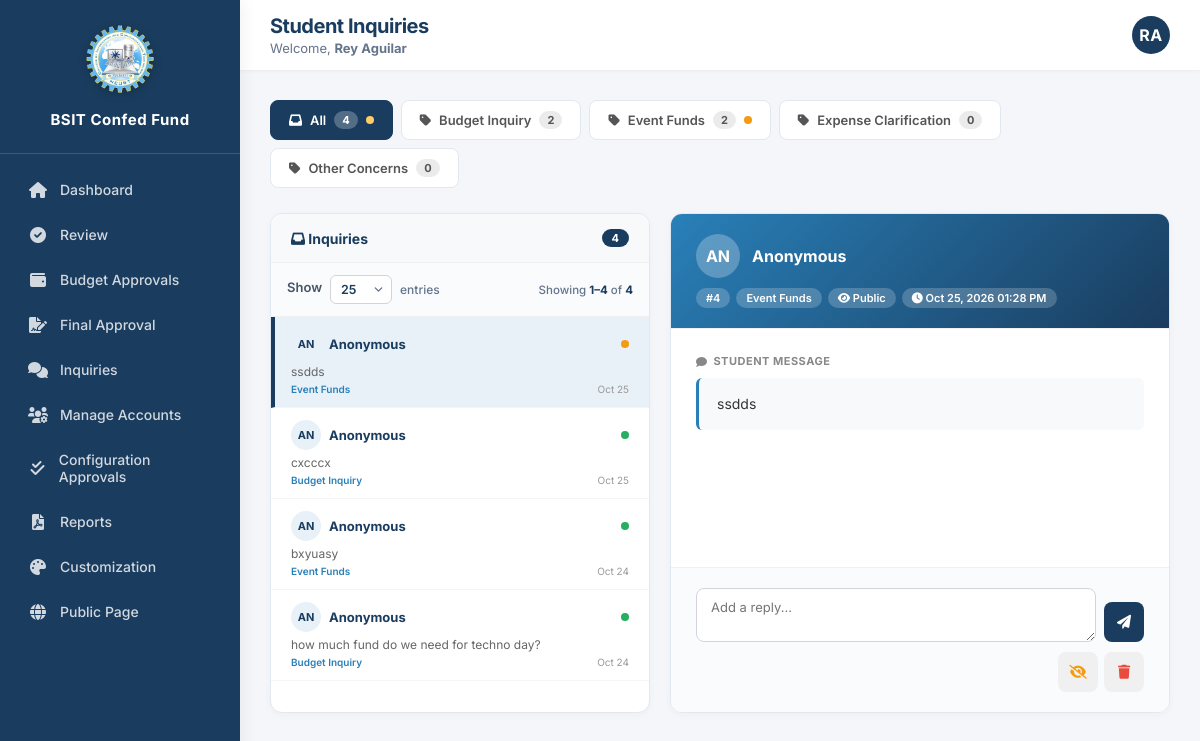
Page /admin/adviser/inquiries.php (signed in) on the committed database.
### tables this page shows
CREATE TABLE `settings` (
  `id` int(11) NOT NULL DEFAULT 1,
  `org_name` varchar(100) NOT NULL DEFAULT 'BSIT Confederation',
  `org_short_name` varchar(50) NOT NULL DEFAULT 'BSIT Confed Fund',
  `logo_path` varchar(255) NOT NULL DEFAULT 'assets/images/logo.png.webp',
  `primary_color` varchar(7) NOT NULL DEFAULT '#1a3c5e',
  `recovery_key` varchar(100) NOT NULL DEFAULT 'BSIT-ADMIN-2026'
);

CREATE TABLE `inquiry_categories` (
  `id` int(11) NOT NULL,
  `name` varchar(100) NOT NULL,
  `created_at` datetime DEFAULT current_timestamp()
);

CREATE TABLE `inquiries` (
  `id` int(11) NOT NULL,
  `student_name` varchar(100) DEFAULT NULL,
  `student_email` varchar(100) DEFAULT NULL,
  `message` text NOT NULL,
  `category_id` int(11) DEFAULT NULL,
  `reply` text DEFAULT NULL,
  `replied_by_name` varchar(100) DEFAULT NULL,
  `replied_by_role` enum('adviser','officer') DEFAULT NULL,
  `replied_at` datetime DEFAULT NULL,
  `is_public` tinyint(1) NOT NULL DEFAULT 1,
  `created_at` datetime DEFAULT current_timestamp()
);

### admin/adviser/inquiries.php (the view, shortened to what this page needs)
<?php
require_once '../../includes/auth.php';
require_once '../../includes/functions.php';
$selectedCategory = $_GET['category'] ?? 'all';
$page = max(1, (int)($_GET['page'] ?? 1));
$perPage = (int)($_GET['per_page'] ?? 25);
$allowedPerPage = [10, 25, 50, 100];
$whereSQL = "";
$whereParams = [];
$countStmt = $pdo->prepare("SELECT COUNT(*) FROM inquiries i $whereSQL");
$countStmt->execute($whereParams);
$totalInquiries = (int)$countStmt->fetchColumn();
$offset = ($page - 1) * $perPage;
$showingFrom = $totalInquiries > 0 ? $offset + 1 : 0;
$showingTo = min($offset + $perPage, $totalInquiries);
$inqSQL = "SELECT i.*, ic.name AS category_name,
                  (SELECT COUNT(*) FROM inquiry_replies r WHERE r.inquiry_id = i.id) AS reply_count
           FROM inquiries i
           JOIN inquiry_categories ic ON i.category_id = ic.id
           $whereSQL
           ORDER BY i.created_at DESC
           LIMIT $perPage OFFSET $offset";
$inqStmt = $pdo->prepare($inqSQL);
$inqStmt->execute($whereParams);
$inquiries = $inqStmt->fetchAll();
$catStmt = $pdo->query(
    "SELECT ic.id, ic.name,
            COUNT(i.id) AS total,
            SUM(CASE WHEN i.id IS NOT NULL AND NOT EXISTS
                (SELECT 1 FROM inquiry_replies r WHERE r.inquiry_id = i.id)
                THEN 1 ELSE 0 END) AS pending
     FROM inquiry_categories ic
     LEFT JOIN inquiries i ON i.category_id = ic.id
     GROUP BY ic.id, ic.name
     ORDER BY ic.name ASC"
);
$categories = $catStmt->fetchAll();
$totalCount = $pdo->query("SELECT COUNT(*) FROM inquiries")->fetchColumn();
$totalPending = $pdo->query(
    "SELECT COUNT(*) FROM inquiries i
     WHERE NOT EXISTS (SELECT 1 FROM inquiry_replies r WHERE r.inquiry_id = i.id)"
)->fetchColumn();
$selectedId = isset($_GET['selected']) ? (int)$_GET['selected'] : null;
if (!$selectedId && count($inquiries) > 0) {
    $selectedId = (int)$inquiries[0]['id'];
}
$selectedInquiry = null;
foreach ($inquiries as $inq) {
    if ($inq['id'] == $selectedId) {
        $selectedInquiry = $inq;
        break;
    }
}
?>
<!DOCTYPE html>
<html>
<head>
    <link rel="stylesheet" href="../../assets/css/adviser.css">
    <link rel="stylesheet" href="https://cdnjs.cloudflare.com/ajax/libs/font-awesome/6.0.0-beta3/css/all.min.css">
</head>
<body>
<?php include $_SERVER['DOCUMENT_ROOT'] . '/bsit-fund-system-v2/includes/sidebar.php'; ?>
<div class="main-area">
    <?php
    $pageSubtitle = 'Welcome, <strong>' . htmlspecialchars($_SESSION['adviser_name']) . '</strong>';
    include $_SERVER['DOCUMENT_ROOT'] . '/bsit-fund-system-v2/includes/topbar.php';
    ?>
    <div class="page-content">
        <div class="category-tabs">
            <a href="?category=all&per_page=<?= $perPage ?>" class="cat-tab <?= $selectedCategory === 'all' ? 'active' : '' ?>">
                <i class="fas fa-inbox"></i> All
                <span class="badge"><?= $totalCount ?></span>
                <?php if ($totalPending > 0): ?><span class="pending-dot"></span><?php endif; ?>
            </a>
            <?php foreach ($categories as $cat):
                $isActive = ($selectedCategory == $cat['id']);
            ?>
                <a href="?category=<?= $cat['id'] ?>&per_page=<?= $perPage ?>" class="cat-tab <?= $isActive ? 'active' : '' ?>">
                    <i class="fas fa-tag"></i> <?= htmlspecialchars($cat['name']) ?>
                    <span class="badge"><?= $cat['total'] ?></span>
                    <?php if ($cat['pending'] > 0): ?><span class="pending-dot"></span><?php endif; ?>
                </a>
            <?php endforeach; ?>
        </div>
        <?php if (count($inquiries) === 0 && !$selectedInquiry): ?>
            <div class="inquiry-detail">
                <div class="empty-detail">
                    <i class="fas fa-inbox"></i>
                    <h3>No inquiries in this category</h3>
                    <p>Student questions will appear here.</p>
                </div>
            </div>
        <?php else: ?>
            <div class="inquiry-layout">
                <div class="inquiry-list">
                    <div class="list-header">
                        <h3>
                            <span><i class="fas fa-inbox"></i> Inquiries</span>
                            <span class="count"><?= $totalInquiries ?></span>
                        </h3>
                    </div>
                    <div class="pag-bar">
                        <div class="pag-bar-left">
                            <label style="font-weight:600;">Show</label>
                            <select onchange="changePerPage(this.value)">
                                <?php foreach ($allowedPerPage as $pp): ?>
                                    <option value="<?= $pp ?>" <?= $pp === $perPage ? 'selected' : '' ?>><?= $pp ?></option>
                                <?php endforeach; ?>
                            </select>
                            <span>entries</span>
                        </div>
                        <div class="pag-info">
                            Showing <strong><?= $showingFrom ?>–<?= $showingTo ?></strong> of <strong><?= $totalInquiries ?></strong>
                        </div>
                    </div>
                    <div class="list-scroll">
                        <?php foreach ($inquiries as $inq):
                            $name = $inq['student_name'] ?: 'Anonymous';
                            $initials = 'AN';
                            $isActive = ($inq['id'] == $selectedId);
                            $statusClass = ((int)$inq['reply_count'] > 0) ? 'status-replied' : 'status-pending';
                        ?>
                            <a href="?category=<?= htmlspecialchars($selectedCategory) ?>&per_page=<?= $perPage ?>&page=<?= $page ?>&selected=<?= (int)$inq['id'] ?>"
                               class="list-item <?= $isActive ? 'active' : '' ?>">
                                <div class="list-item-header">
                                    <div class="avatar"><?= htmlspecialchars($initials) ?></div>
                                    <div class="name"><?= htmlspecialchars($name) ?></div>
                                    <span class="status-dot <?= $statusClass ?>"></span>
                                </div>
                                <div class="list-item-preview">
                                    <?= htmlspecialchars(mb_substr($inq['message'], 0, 60)) ?><?= mb_strlen($inq['message']) > 60 ? '...' : '' ?>
                                </div>
                                <div class="list-item-footer">
                                    <span class="cat"><?= htmlspecialchars($inq['category_name']) ?></span>
                                    <span><?= date('M d', strtotime($inq['created_at'])) ?></span>
                                </div>
                            </a>
                        <?php endforeach; ?>
                    </div>
                </div>
                <?php if ($selectedInquiry):
                    $name = $selectedInquiry['student_name'] ?: 'Anonymous';
                    $initials = 'AN';
                ?>
                <div class="inquiry-detail">
                    <div class="detail-header">
                        <div class="detail-header-top">
                            <div class="avatar-lg"><?= htmlspecialchars($initials) ?></div>
                            <div class="student-info">
                                <div class="name"><?= htmlspecialchars($name) ?></div>
                            </div>
                        </div>
                        <div class="detail-header-tags">
                            <span class="tag">#<?= (int)$selectedInquiry['id'] ?></span>
                            <span class="tag"><?= htmlspecialchars($selectedInquiry['category_name']) ?></span>
                            <span class="tag">
                                <?= $selectedInquiry['is_public'] ? '<i class="fas fa-eye"></i> Public' : '<i class="fas fa-eye-slash"></i> Hidden' ?>
                            </span>
                            <span class="tag"><i class="fas fa-clock"></i> <?= date('M d, Y h:i A', strtotime($selectedInquiry['created_at'])) ?></span>
                        </div>
                    </div>
                    <div class="detail-body">
                        <div class="detail-section">
                            <div class="detail-section-title"><i class="fas fa-comment"></i> Student Message</div>
                            <div class="message-box"><?= nl2br(htmlspecialchars($selectedInquiry['message'])) ?></div>
                        </div>
                    </div>
                    <div class="detail-footer">
                        <form method="POST">
                            <div class="reply-form-row">
                                <textarea name="reply" placeholder="Add a reply..." required></textarea>
                                <div class="action-buttons">
                                    <button type="submit" class="btn-action btn-primary-action" title="Send Reply">
                                        <i class="fas fa-paper-plane"></i>
                                    </button>
                                </div>
                            </div>
                        </form>
                        <div style="display:flex; justify-content:flex-end; gap:6px; margin-top:10px;">
                            <form method="POST" style="display:inline;">
                                <button type="submit" class="btn-action btn-neutral warn" title="<?= $selectedInquiry['is_public'] ? 'Hide from public' : 'Show to public' ?>">
                                    <i class="fas <?= $selectedInquiry['is_public'] ? 'fa-eye-slash' : 'fa-eye' ?>"></i>
                                </button>
                            </form>
                            <form method="POST" style="display:inline;" onsubmit="return openConfirmModal(this, 'Delete this inquiry?');">
                                <button type="submit" class="btn-action btn-neutral danger" title="Delete">
                                    <i class="fas fa-trash"></i>
                                </button>
                            </form>
                        </div>
                    </div>
                </div>
                <?php endif; ?>
            </div>
        <?php endif; ?>
    </div>
</div>
</body>
</html>

### includes/sidebar.php (shortened to what this page needs)
<?php
require_once __DIR__ . '/functions.php';
$base = '/bsit-fund-system-v2';
$isAdviser = isset($_SESSION['adviser_id']);
$sysSettings = getSettings($pdo);
$sysLogo = $base . '/' . ltrim($sysSettings['logo_path'], '/');
$sysName = $sysSettings['org_short_name'] ?? 'BSIT Confed Fund';
?>
<div class="sidebar" id="appSidebar">
    <div class="logo">
        <img src="<?= $sysLogo ?>" alt="Logo">
        <span><?= htmlspecialchars($sysName) ?></span>
    </div>
    <div class="nav-menu">
        <?php if ($isAdviser): ?>
            <a href="<?= $base ?>/admin/adviser/dashboard.php"><i class="fas fa-home"></i> Dashboard</a>
            <a href="<?= $base ?>/admin/adviser/review.php"><i class="fas fa-check-circle"></i> Review</a>
            <a href="<?= $base ?>/admin/adviser/budget_approvals.php"><i class="fas fa-wallet"></i> Budget Approvals</a>
            <a href="<?= $base ?>/admin/adviser/final_approval.php"><i class="fas fa-file-signature"></i> Final Approval</a>
            <a href="<?= $base ?>/admin/adviser/inquiries.php"><i class="fas fa-comments"></i> Inquiries</a>
            <a href="<?= $base ?>/admin/adviser/manage_accounts.php"><i class="fas fa-users-cog"></i> Manage Accounts</a>
            <a href="<?= $base ?>/admin/adviser/config_approvals.php"><i class="fas fa-check-double"></i> Configuration Approvals</a>
            <a href="<?= $base ?>/admin/download_report.php"><i class="fas fa-file-pdf"></i> Reports</a>
            <a href="<?= $base ?>/admin/adviser/customization.php"><i class="fas fa-palette"></i> Customization</a>
        <?php endif; ?>
        <a href="<?= $base ?>/public/index.php"><i class="fas fa-globe"></i> Public Page</a>
    </div>
</div>

### assets/css/adviser.css (style rules this page uses)
* { margin: 0; padding: 0; box-sizing: border-box; }
body { font-family: 'Inter', 'Segoe UI', Arial, sans-serif; background: #f4f6f9; color: #334155; -webkit-font-smoothing: antialiased; }
.sidebar { position: fixed; left: 0; top: 0; width: 240px; height: 100vh; background: var(--theme-primary, #1a3c5e); color: #fff; display: flex; flex-direction: column; box-shadow: 4px 0 15px rgba(0,0,0,0.05); z-index: 1000; transition: background-color 0.3s ease; }
.sidebar .logo { padding: 24px 20px; text-align: center; border-bottom: 1px solid rgba(255, 255, 255, 0.1); }
.sidebar .logo img { width: 70px; height: auto; margin-bottom: 12px; filter: drop-shadow(0 2px 4px rgba(0,0,0,0.2)); }
.sidebar .logo span { display: block; font-size: 15px; font-weight: 700; letter-spacing: 0.5px; }
.sidebar .nav-menu { flex: 1; padding: 15px 12px; overflow-y: auto; }
.sidebar .nav-menu a { display: flex; align-items: center; gap: 12px; color: rgba(255, 255, 255, 0.8); padding: 12px 16px; margin-bottom: 4px; text-decoration: none; border-radius: 8px; font-size: 14px; font-weight: 500; transition: all 0.2s ease; }
.sidebar .nav-menu a i { width: 20px; text-align: center; font-size: 16px; }
.main-area { margin-left: 240px; min-height: 100vh; display: flex; flex-direction: column; }
.page-content { padding: 25px 30px; flex: 1; }
input[type="text"], input[type="number"], input[type="date"], input[type="email"], input[type="password"], select, textarea { width: 100%; padding: 10px 14px; border: 1px solid #cbd5e1; border-radius: 8px; font-size: 14px; font-family: inherit; color: #1e293b; background: #fff; transition: all 0.2s ease; box-sizing: border-box; }
label { display: block; font-weight: 600; font-size: 13px; color: #475569; margin-bottom: 6px; }

### rows in the picture
settings: logo_path (picture), org_short_name "BSIT Confed Fund"
inquiry_categories: name "Budget Inquiry", total "2"
inquiry_categories: name "Event Funds", total "2"
inquiry_categories: name "Expense Clarification", total "0"
inquiry_categories: name "Other Concerns", total "0"
inquiries: initials "AN", student_name "Anonymous", message "ssdds", category.name "Event Funds", created_at "Oct 25", id "4", created_at "Oct 25, 2026 01:28 PM"
inquiries: initials "AN", student_name "Anonymous", message "cxcccx", category.name "Budget Inquiry", created_at "Oct 25"
inquiries: initials "AN", student_name "Anonymous", message "bxyuasy", category.name "Event Funds", created_at "Oct 24"
inquiries: initials "AN", student_name "Anonymous", message "how much fund do we need for techno day?", category.name "Budget Inquiry", created_at "Oct 24"

### other values in the picture
$pageTitle "Student Inquiries"
$_SESSION['adviser_name'] "Rey Aguilar"
$initials "RA"
$totalCount "4"
$totalInquiries "4"
$showingFrom "1"
$showingTo "4"
$initials "AN"
form field value "25"
